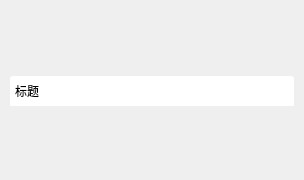
<?xml version="1.0" encoding="UTF-8"?>
<ui version="4.0">
 <class>MagicWindow</class>
 <widget class="QWidget" name="MagicWindow">
  <property name="geometry">
   <rect>
    <x>0</x>
    <y>0</y>
    <width>304</width>
    <height>180</height>
   </rect>
  </property>
  <property name="windowTitle">
   <string>Form</string>
  </property>
  <property name="styleSheet">
   <string notr="true">#titleBarWidget {
	background: white;
	border-top-left-radius: 3px;
     border-top-right-radius: 3px;
	min-height: 30px;
	max-height: 27px;
}

#minButton, #maxButton, #restoreButton, #closeButton {
	min-width: 30px;
	max-width: 30px;
	min-height: 29px;
	max-height: 29px;
	border-width: 0;
}

#closeButton {
	border-top-right-radius: 3px;
}

#minButton {
	border-image: url(:/img/toolbar-min.png) 0 0 0 0 repeat stretch;
}
#minButton:hover {
	border-image: url(:/img/toolbar-min-hover.png) 0 0 0 0 repeat stretch;
}
#minButton:pressed {
	border-image: url(:/img/toolbar-min-pressed.png) 0 0 0 0 repeat stretch;
}

#maxButton {
	border-image: url(:/img/toolbar-max.png) 0 0 0 0 repeat stretch;
}
#maxButton:hover {
	border-image: url(:/img/toolbar-max-hover.png) 0 0 0 0 repeat stretch;
}
#maxButton:pressed {
	border-image: url(:/img/toolbar-max-pressed.png) 0 0 0 0 repeat stretch;
}

#closeButton {
	border-image: url(:/img/toolbar-close.png) 0 0 0 0 repeat stretch;
}
#closeButton:hover {
	border-image: url(:/img/toolbar-close-hover.png) 0 0 0 0 repeat stretch;
}
#closeButton:pressed {
	border-image: url(:/img/toolbar-close-pressed.png) 0 0 0 0 repeat stretch;
}

#restoreButton {
	border-image: url(:/img/toolbar-restore.png) 0 0 0 0 repeat stretch;
}
#restoreButton:hover {
	border-image: url(:/img/toolbar-restore-hover.png) 0 0 0 0 repeat stretch;
}
#restoreButton:pressed {
	border-image: url(:/img/toolbar-restore-pressed.png) 0 0 0 0 repeat stretch;
}</string>
  </property>
  <layout class="QVBoxLayout" name="verticalLayout">
   <property name="leftMargin">
    <number>10</number>
   </property>
   <property name="topMargin">
    <number>10</number>
   </property>
   <property name="rightMargin">
    <number>10</number>
   </property>
   <property name="bottomMargin">
    <number>10</number>
   </property>
   <item>
    <widget class="QWidget" name="titleBarWidget" native="true">
     <layout class="QHBoxLayout" name="horizontalLayout">
      <property name="spacing">
       <number>0</number>
      </property>
      <property name="leftMargin">
       <number>5</number>
      </property>
      <property name="topMargin">
       <number>0</number>
      </property>
      <property name="rightMargin">
       <number>0</number>
      </property>
      <property name="bottomMargin">
       <number>0</number>
      </property>
      <item>
       <widget class="QLabel" name="titleLabel">
        <property name="text">
         <string>标题</string>
        </property>
       </widget>
      </item>
      <item>
       <spacer name="horizontalSpacer">
        <property name="orientation">
         <enum>Qt::Horizontal</enum>
        </property>
        <property name="sizeHint" stdset="0">
         <size>
          <width>382</width>
          <height>20</height>
         </size>
        </property>
       </spacer>
      </item>
      <item>
       <widget class="QPushButton" name="minButton">
        <property name="text">
         <string/>
        </property>
        <property name="flat">
         <bool>true</bool>
        </property>
       </widget>
      </item>
      <item>
       <widget class="QPushButton" name="maxButton">
        <property name="text">
         <string/>
        </property>
        <property name="flat">
         <bool>true</bool>
        </property>
       </widget>
      </item>
      <item>
       <widget class="QPushButton" name="restoreButton">
        <property name="text">
         <string/>
        </property>
        <property name="flat">
         <bool>true</bool>
        </property>
       </widget>
      </item>
      <item>
       <widget class="QPushButton" name="closeButton">
        <property name="text">
         <string/>
        </property>
        <property name="flat">
         <bool>true</bool>
        </property>
       </widget>
      </item>
     </layout>
    </widget>
   </item>
  </layout>
 </widget>
 <resources/>
 <connections/>
</ui>
